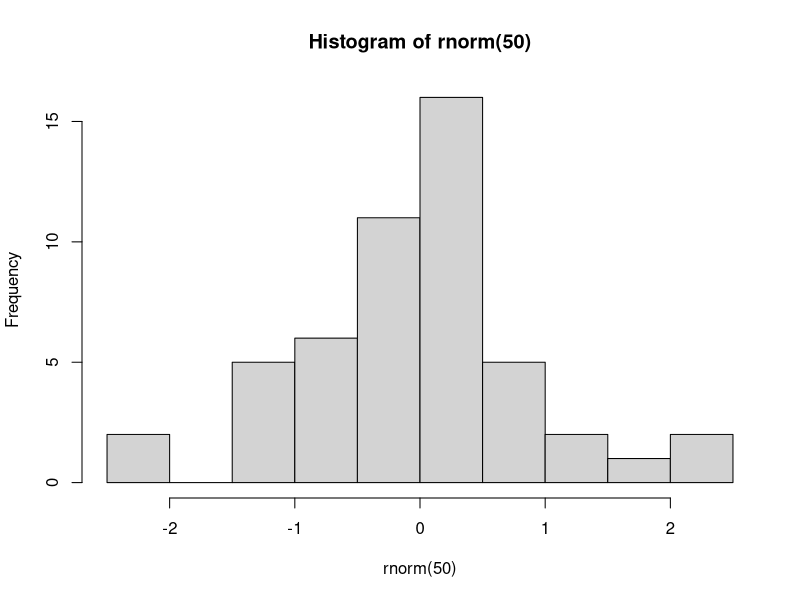

Write R code to recreate this figure.
## ---- chunk 1
knitr::opts_chunk$set(echo = FALSE)
## ---- chunk 2
 hist(rnorm(50))
